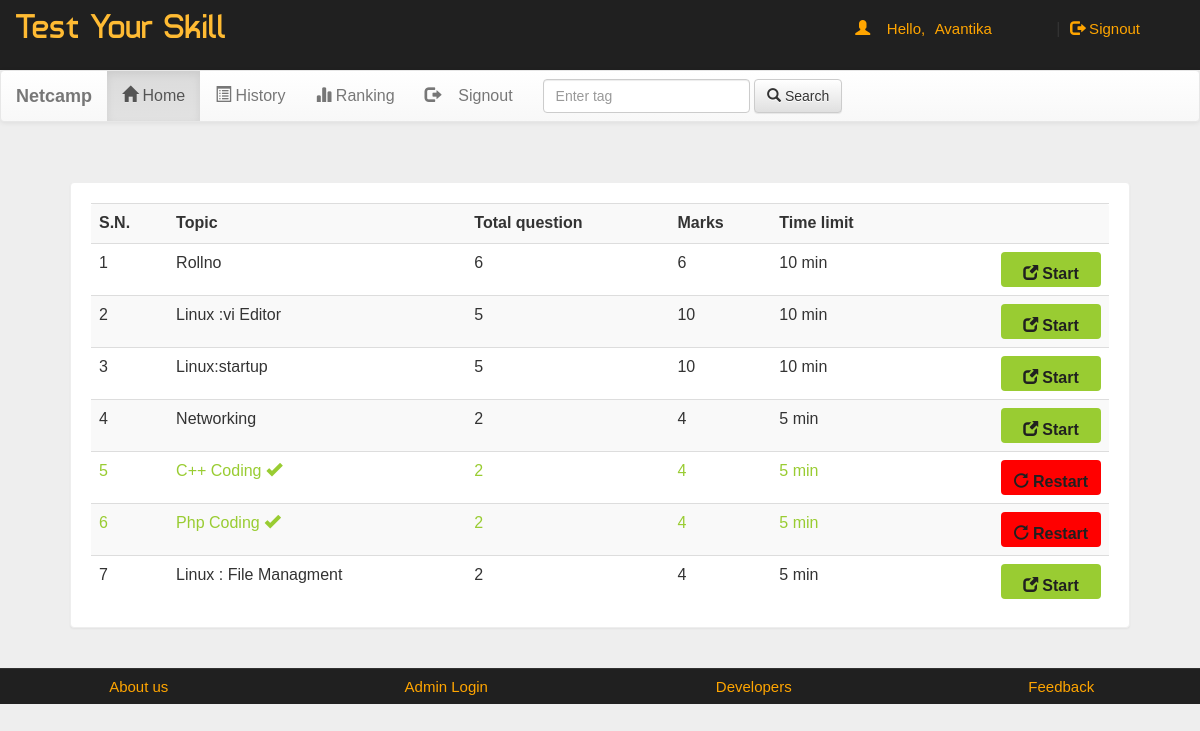
The app's page /account.php?q=1 (signed in) with its own data.
### tables this page shows
CREATE TABLE `quiz` (
  `eid` text NOT NULL,
  `title` varchar(100) NOT NULL,
  `sahi` int(11) NOT NULL,
  `wrong` int(11) NOT NULL,
  `total` int(11) NOT NULL,
  `time` bigint(20) NOT NULL,
  `intro` text NOT NULL,
  `tag` varchar(100) NOT NULL,
  `date` timestamp NOT NULL DEFAULT current_timestamp() ON UPDATE current_timestamp()
);

### account.php (the view, shortened to what this page needs)
<!DOCTYPE html PUBLIC "-//W3C//DTD XHTML 1.0 Transitional//EN" "http://www.w3.org/TR/xhtml1/DTD/xhtml1-transitional.dtd">
<html xmlns="http://www.w3.org/1999/xhtml">
<head>
<link  rel="stylesheet" href="css/bootstrap.min.css"/>
 <link  rel="stylesheet" href="css/bootstrap-theme.min.css"/>
 <link rel="stylesheet" href="css/main.css">
 <link  rel="stylesheet" href="css/font.css">
</head>
<body>
<div class="header">
<div class="row">
<div class="col-lg-6">
<span class="logo">Test Your Skill</span></div>
<div class="col-md-4 col-md-offset-2">
 <?php
 include_once 'dbConnection.php';
  if(!(isset($_SESSION['email']))){
header("location:index.php");
}
else
{
$name = $_SESSION['name'];
$email=$_SESSION['email'];
echo '<span class="pull-right top title1" ><span class="log1"><span class="glyphicon glyphicon-user" aria-hidden="true"></span>&nbsp;&nbsp;&nbsp;&nbsp;Hello,</span> <a href="account.php?q=1" class="log log1">'.$name.'</a>&nbsp;|&nbsp;<a href="logout.php?q=account.php" class="log"><span class="glyphicon glyphicon-log-out" aria-hidden="true"></span>&nbsp;Signout</button></a></span>';
}?>
</div>
</div></div>
<div class="bg">
<nav class="navbar navbar-default title1">
  <div class="container-fluid">
    <div class="navbar-header">
      <a class="navbar-brand" href="#"><b>Netcamp</b></a>
    </div>
    <div class="collapse navbar-collapse" id="bs-example-navbar-collapse-1">
      <ul class="nav navbar-nav">
        <li <?php if(@$_GET['q']==1) echo'class="active"'; ?> ><a href="account.php?q=1"><span class="glyphicon glyphicon-home" aria-hidden="true"></span>&nbsp;Home<span class="sr-only">(current)</span></a></li>
        <li <?php if(@$_GET['q']==2) echo'class="active"'; ?>><a href="account.php?q=2"><span class="glyphicon glyphicon-list-alt" aria-hidden="true"></span>&nbsp;History</a></li>
		<li <?php if(@$_GET['q']==3) echo'class="active"'; ?>><a href="account.php?q=3"><span class="glyphicon glyphicon-stats" aria-hidden="true"></span>&nbsp;Ranking</a></li>
		<li class="pull-right"> <a href="logout.php?q=account.php"><span class="glyphicon glyphicon-log-out" aria-hidden="true"></span>&nbsp;&nbsp;&nbsp;&nbsp;Signout</a></li>
		</ul>
            <form class="navbar-form navbar-left" role="search">
        <div class="form-group">
          <input type="text" class="form-control" placeholder="Enter tag ">
        </div>
        <button type="submit" class="btn btn-default"><span class="glyphicon glyphicon-search" aria-hidden="true"></span>&nbsp;Search</button>
      </form>
      </div>
  </div>
</nav>
<div class="container">
<div class="row">
<div class="col-md-12">
<?php if(@$_GET['q']==1) {
$result = mysqli_query($con,"SELECT * FROM quiz ORDER BY date DESC") or die('Error');
echo  '<div class="panel"><div class="table-responsive"><table class="table table-striped title1">
<tr><td><b>S.N.</b></td><td><b>Topic</b></td><td><b>Total question</b></td><td><b>Marks</b></td><td><b>Time limit</b></td><td></td></tr>';
$c=1;
while($row = mysqli_fetch_array($result)) {
	$title = $row['title'];
	$total = $row['total'];
	$sahi = $row['sahi'];
    $time = $row['time'];
	$eid = $row['eid'];
$q12=mysqli_query($con,"SELECT score FROM history WHERE eid='$eid' AND email='$email'" )or die('Error98');
$rowcount=mysqli_num_rows($q12);
if($rowcount == 0){
	echo '<tr><td>'.$c++.'</td><td>'.$title.'</td><td>'.$total.'</td><td>'.$sahi*$total.'</td><td>'.$time.'&nbsp;min</td>
	<td><b><a href="account.php?q=quiz&step=2&eid='.$eid.'&n=1&t='.$total.'" class="pull-right btn sub1" style="margin:0px;background:#99cc32"><span class="glyphicon glyphicon-new-window" aria-hidden="true"></span>&nbsp;<span class="title1"><b>Start</b></span></a></b></td></tr>';
}
else
{
echo '<tr style="color:#99cc32"><td>'.$c++.'</td><td>'.$title.'&nbsp;<span title="This quiz is already solve by you" class="glyphicon glyphicon-ok" aria-hidden="true"></span></td><td>'.$total.'</td><td>'.$sahi*$total.'</td><td>'.$time.'&nbsp;min</td>
	<td><b><a href="update.php?q=quizre&step=25&eid='.$eid.'&n=1&t='.$total.'" class="pull-right btn sub1" style="margin:0px;background:red"><span class="glyphicon glyphicon-repeat" aria-hidden="true"></span>&nbsp;<span class="title1"><b>Restart</b></span></a></b></td></tr>';
}
}
echo '</table></div></div>';
}?>
</div></div></div></div>
<div class="row footer">
<div class="col-md-3 box">
<a href="https://shubhamdreamworld.blogspot.com/" target="_blank">About us</a>
</div>
<div class="col-md-3 box">
<a href="#" data-toggle="modal" data-target="#login">Admin Login</a></div>
<div class="col-md-3 box">
<a href="#" data-toggle="modal" data-target="#developers">Developers</a>
</div>
<div class="col-md-3 box">
<a href="feedback.php" target="_blank">Feedback</a></div></div>
</body>
</html>

### css/main.css (style rules this page uses)
body { overflow-x:hidden; width:100%; font: 15px "Century Gothic", "Times Roman", sans-serif; background:#eee; min-height:550px; background-attachment:fixed; }
.bg { min-height:540px; }
.panel { border-color:#eee; margin:40px; padding:20px; font: 15px "Century Gothic", "Times Roman", sans-serif; }
.header { background:#202020; height:70px; }
.logo { font-family:'typo'; font-size:35px; color:#ffbb33; margin:15px; }
.title1 { font: 16px "Century Gothic", "Times Roman", sans-serif; }
.sub1 { width:90px; color:#202020; background:orange; font-size:15px; height:35px; margin:20px; padding:10px; width:100px; }
.footer { font-size:15px; text-align:center; border-top:1px solid; border-color:#323232; background-color:#202020; }
.footer a { margin:25px; color:orange; text-decoration:none; font: 15px "Century Gothic", "Times Roman", sans-serif; }
.box { padding:9px; }
.top { margin-top:20px; }
.log1 { font: 15px 'Ubuntu', sans-serif; color:orange; margin-left:10px; }
.log { margin:10px; margin-right:60px; margin-left:5px; color:orange; text-decoration:none; font-size:20px; font-size:15px; }

### records on screen
quiz: title "Rollno", total "6", $sahi*$total "6", time "10"
quiz: title "Linux :vi Editor", total "5", $sahi*$total "10", time "10"
quiz: title "Linux:startup", total "5", $sahi*$total "10", time "10"
quiz: title "Networking", total "2", $sahi*$total "4", time "5"
quiz: title "C++ Coding", total "2", $sahi*$total "4", time "5"
quiz: title "Php Coding", total "2", $sahi*$total "4", time "5"
quiz: title "Linux : File Managment", total "2", $sahi*$total "4", time "5"

### other values on screen
$name "Avantika"
